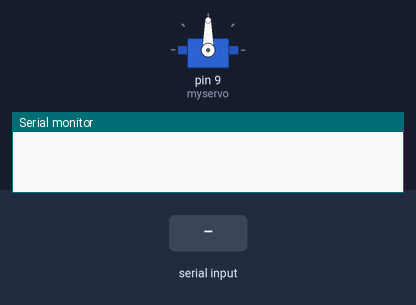
A sketch run on a simulated Arduino Uno, built with avr-gcc and run on an emulated ATmega328P. Parts: servo, the last lines printed to the serial monitor. The inputs (shaded band) are chosen by the test bench.

Above: at 1.2 s.
1.3 s: "30,150\n" received over Serial
At 1.7 s:
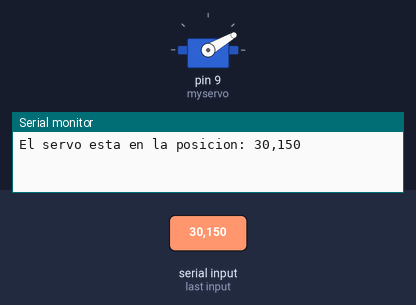
2.8 s: "5\n" received over Serial
At 3.8 s:
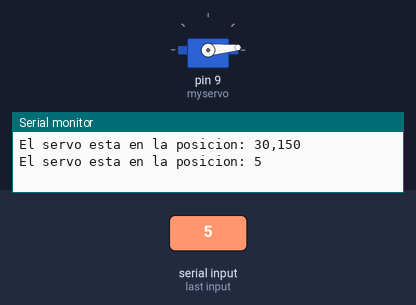
4.3 s: "200\n" received over Serial
At 5.1 s:
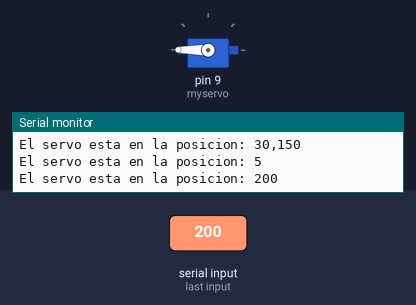
5.8 s: "90,45\n" received over Serial
At 6.3 s:
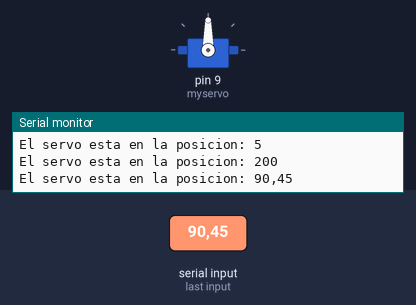
Timing chart, 0 to 8.3 s (numbered marks = the images above; inputs shaded):
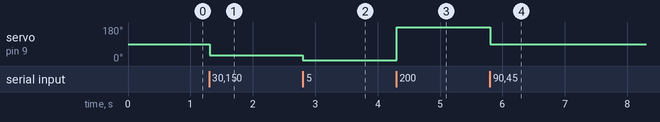

The sketch:

servoSegundo.ino
```cpp
#include <Servo.h>
Servo myservo;
String inByte;
int pos;

void setup() {

  myservo.attach(9); //Relaciona el pin 9 al servo
  Serial.begin(9600);
}

void loop()
{
  if(Serial.available())  // if data available in serial port
    {
    inByte = Serial.readStringUntil('\n'); // read data until newline
    pos = inByte.toInt();   // change datatype from string to integer
    myservo.write(pos);     // move servo
    Serial.print("El servo esta en la posicion: ");
    Serial.println(inByte);
    }
}
```

Measured:
- after the input at 1.3 s, servo on pin 9 (myservo): 90° → 30° at once
- after the input at 2.8 s, servo on pin 9 (myservo): 30° → 5° at once
- after the input at 4.3 s, servo on pin 9 (myservo): 5° → 180° at once
- after the input at 5.8 s, servo on pin 9 (myservo): 180° → 90° at once
